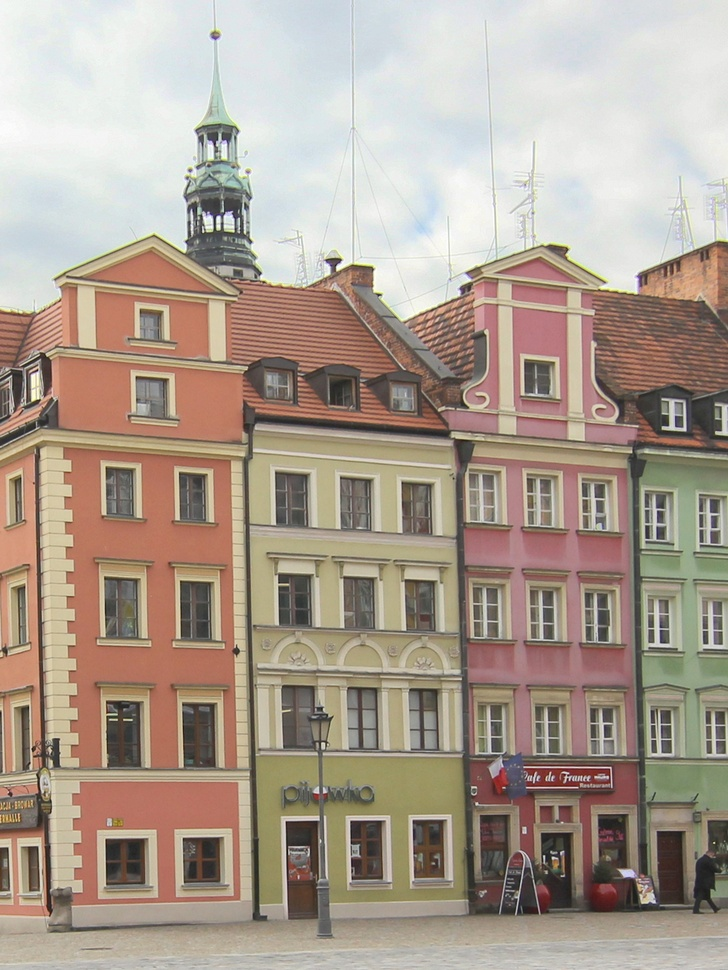
#> input picture Lab6/rynek_frag.jpg, 728 x 970 px, shrunk from 1265 x 1686 before the run
$ python Lab6.py
#> lines starting #> are read from the running program, lines starting #| are printed output that depends on the picture; after the words box and inside, x2 and y2 are one past the last pixel; in counts of white or black regions, pixels touching at a corner belong together
import cv2
import numpy as np

image_path = 'rynek_frag.jpg'
angle = 30
maxCorners = 100
qualityLevel = 0.4
minDistance = 10
blockSize = 3

img = cv2.imread(image_path)
#> img is the input picture: shape (970, 728, 3); mean B, G, R 144.1, 157, 171.1

gray = cv2.cvtColor(img, cv2.COLOR_BGR2GRAY)
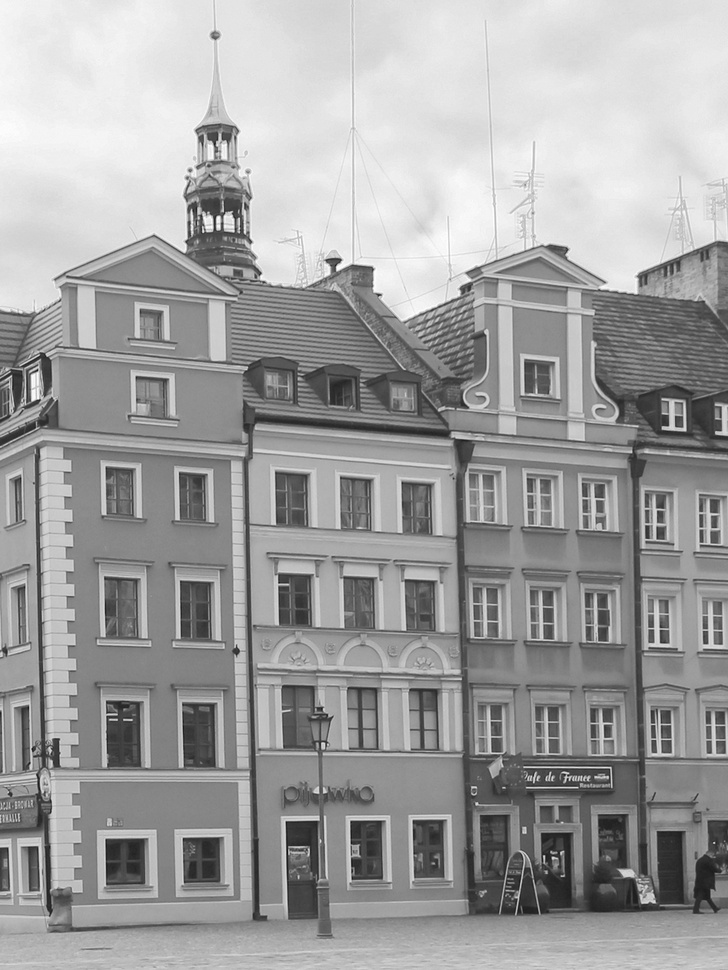
#> gray: shape (970, 728); min 13, max 255, mean 159.8
cv2.imwrite('01_gray.png', gray)

gray = cv2.GaussianBlur(gray, (9, 9), 1.5)
corners_original = cv2.goodFeaturesToTrack(
    image=gray,
    maxCorners=maxCorners,
    qualityLevel=qualityLevel,
    minDistance=minDistance,
    blockSize=blockSize
)
#> corners_original = 61 rows, first 8: [218, 228], [218, 217], [338, 268], [32, 399], [326, 260], [716, 432], [620, 870], [250, 242]
corners_original = corners_original.astype(int)

img_with_corners = img.copy()
for pt in corners_original:
    x, y = pt[0]
    cv2.circle(img_with_corners, (x, y), 4, (0, 0, 255), -1)
#> this loop made 61 passes
#> (x, y) on passes 1 to 12: (218, 228), (218, 217), (338, 268), (32, 399), (326, 260), (716, 432), (620, 870), (250, 242), (380, 294), (653, 901), (662, 427), (323, 744)
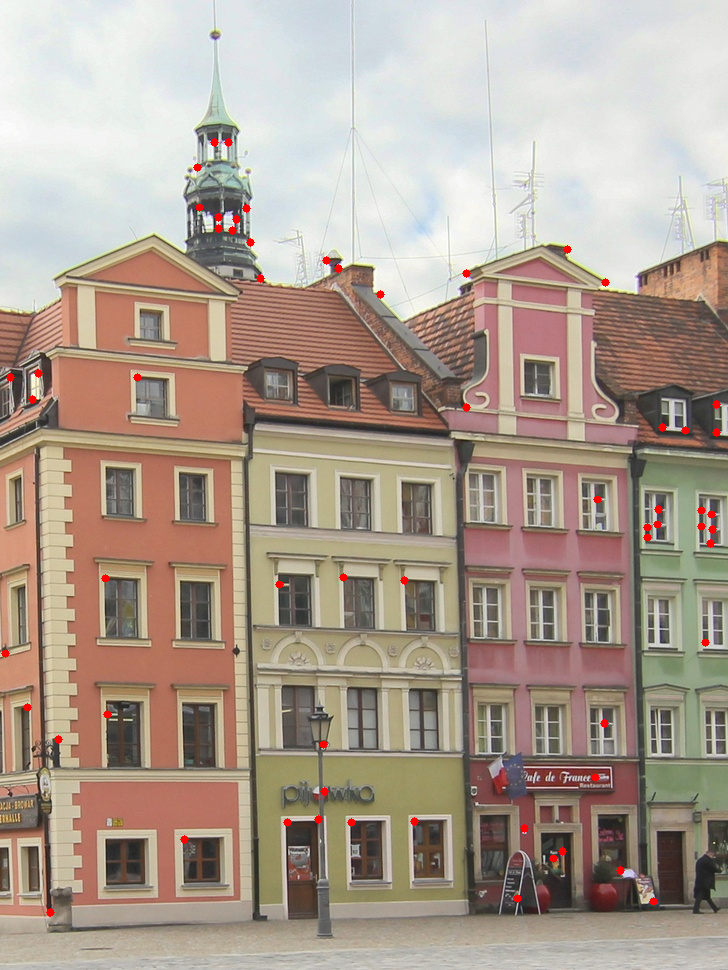
#> img_with_corners: shape (970, 728, 3); 0.42% of pixels changed, all inside (x1, y1, x2, y2) = (1, 138, 721, 917)

cv2.imwrite('02_corners_original.png', img_with_corners)

(h, w) = gray.shape
#> h = 970; w = 728
center = (w // 2, h // 2)
#> center = (364, 485)
M = cv2.getRotationMatrix2D(center, angle, 1.0)
#> M = [[0.866, 0.5, -193.7], [-0.5, 0.866, 247]]
rotated = cv2.warpAffine(gray, M, (w, h), flags=cv2.INTER_LINEAR, borderMode=cv2.BORDER_REPLICATE)
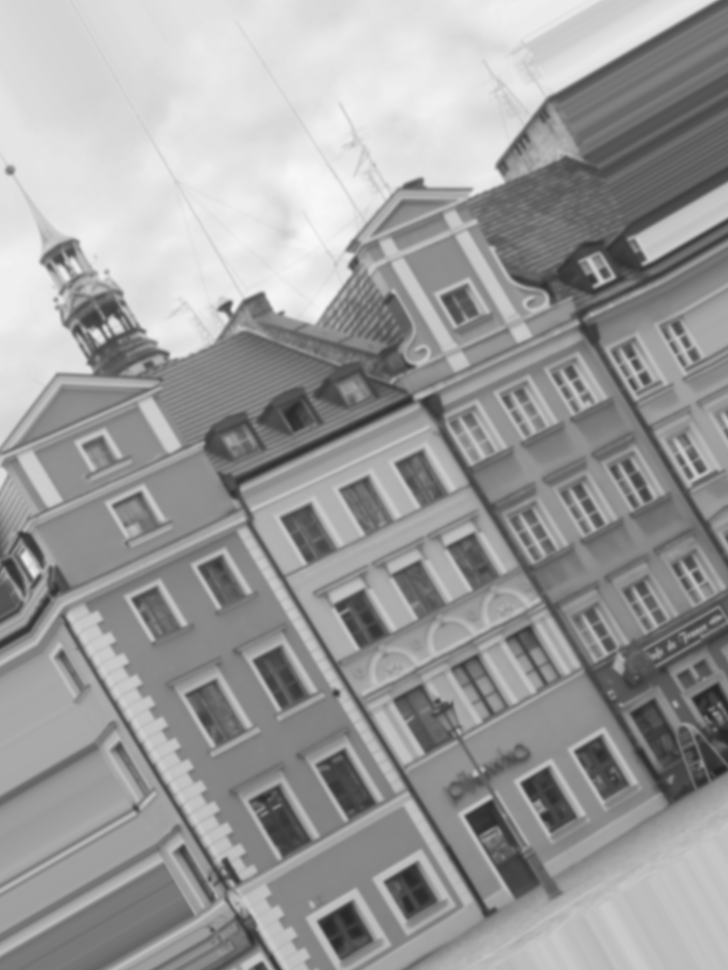
#> rotated: shape (970, 728); min 34, max 249, mean 156.1
cv2.imwrite('03_rotated.png', rotated)

corners_rotated = cv2.goodFeaturesToTrack(
    image=rotated,
    maxCorners=maxCorners,
    qualityLevel=qualityLevel,
    minDistance=minDistance,
    blockSize=blockSize
)
#> corners_rotated = 54 rows, first 8: [233, 310], [109, 335], [104, 326], [34, 576], [219, 309], [594, 286], [643, 263], [353, 254]
corners_rotated = corners_rotated.astype(int)

rotated_colored = cv2.cvtColor(rotated, cv2.COLOR_GRAY2BGR)
for pt in corners_rotated:
    x, y = pt[0]
    cv2.circle(rotated_colored, (x, y), 4, (0, 255, 0), -1)
#> this loop made 54 passes
#> (x, y) on passes 1 to 12: (233, 310), (109, 335), (104, 326), (34, 576), (219, 309), (594, 286), (643, 263), (353, 254), (282, 312), (144, 331), (458, 730), (714, 713)
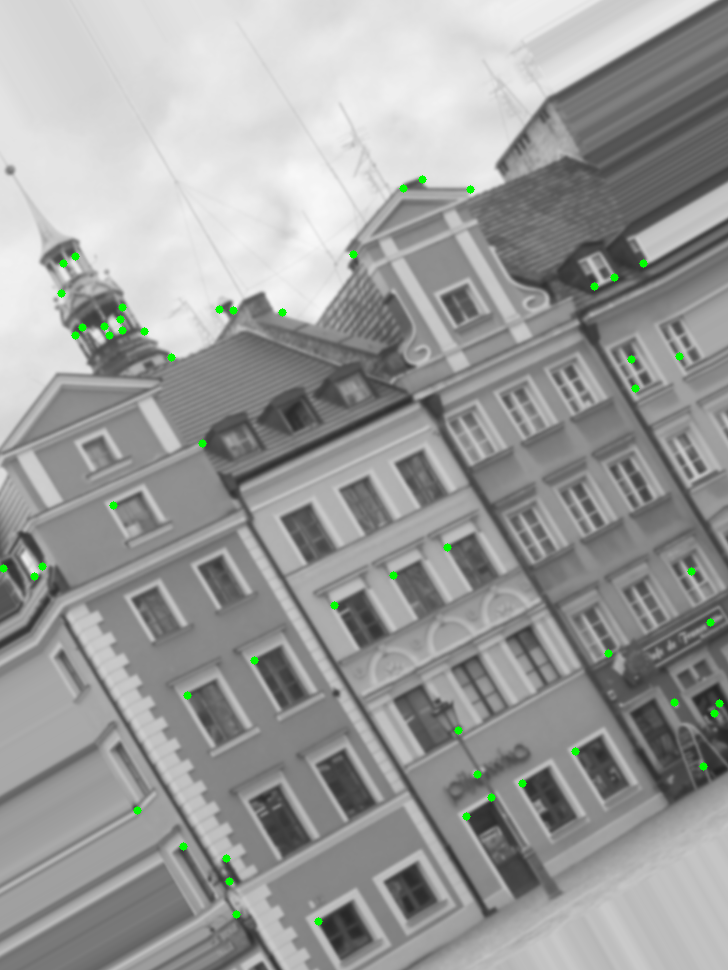
#> rotated_colored: shape (970, 728, 3); mean B, G, R 155.6, 156.6, 155.6

cv2.imwrite('04_corners_rotated.png', rotated_colored)

transformed_pts = cv2.transform(np.array([corners_original[:, 0]], dtype=np.float32), M)[0]
#> transformed_pts = 61 pairs, first value 3.43 to 822.3, second value 179.1 to 1011.8

for pt in transformed_pts:
    x, y = pt.ravel()
    cv2.circle(rotated_colored, (int(x), int(y)), 3, (255, 0, 0), 1)  # Niebieskie – transformacja
#> this loop made 61 passes
#> (x, y) on passes 1 to 12: (109.1, 335.4), (103.6, 325.9), (233, 310.1), (33.48, 576.5), (218.6, 309.1), (642.3, 263.1), (778.2, 690.4), (143.8, 331.6), (282.4, 311.6), (822.3, 700.8), (593.1, 285.8), (458, 729.8)
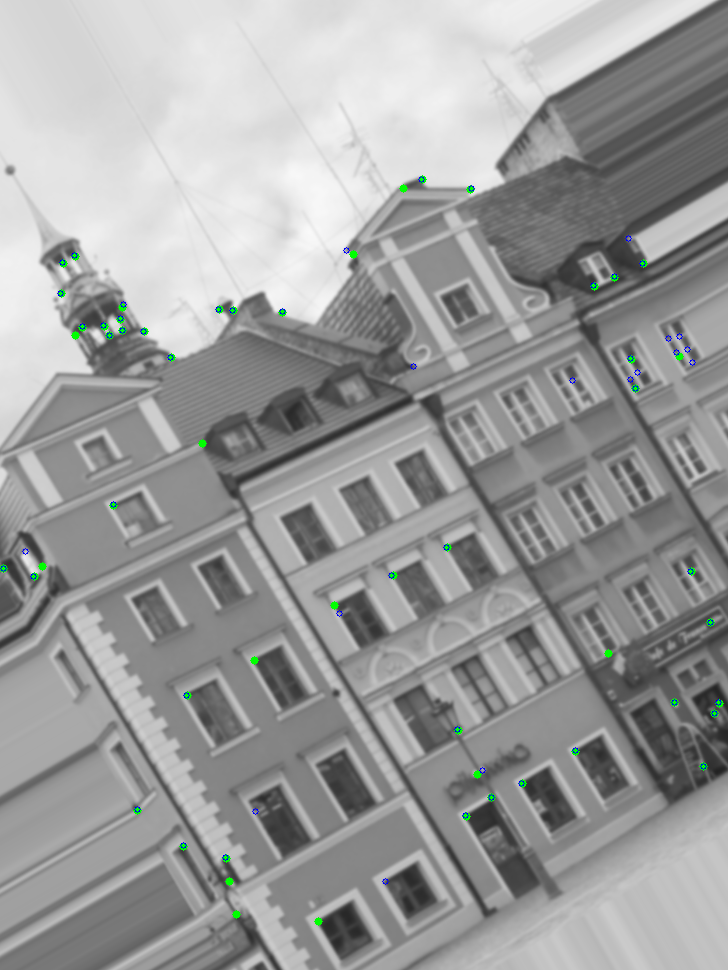
#> rotated_colored: shape (970, 728, 3); 0.13% of pixels changed, all inside (x1, y1, x2, y2) = (0, 176, 722, 885)

cv2.imwrite('05_comparison.png', rotated_colored)

print(f'Liczba rogów (oryginał): {len(corners_original)}')
#| Liczba rogów (oryginał): 61
print(f'Liczba rogów (po obrocie): {len(corners_rotated)}')
#| Liczba rogów (po obrocie): 54
